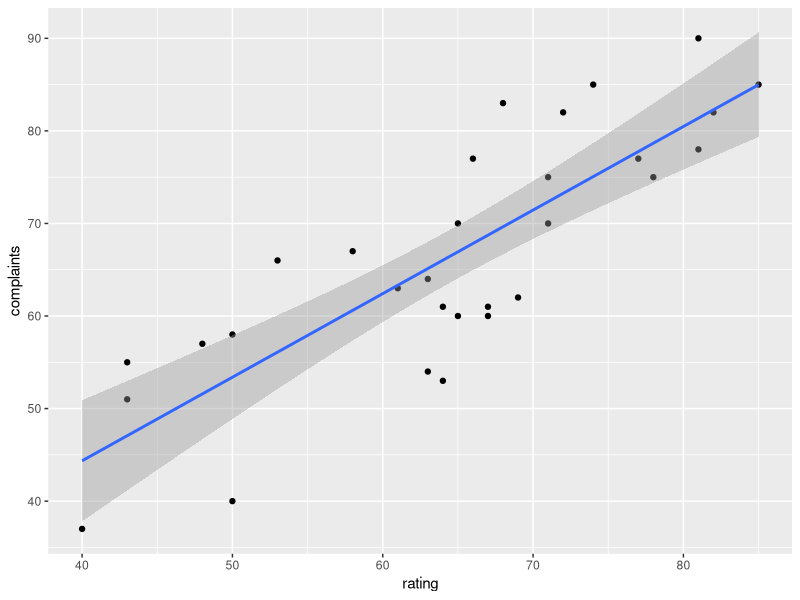
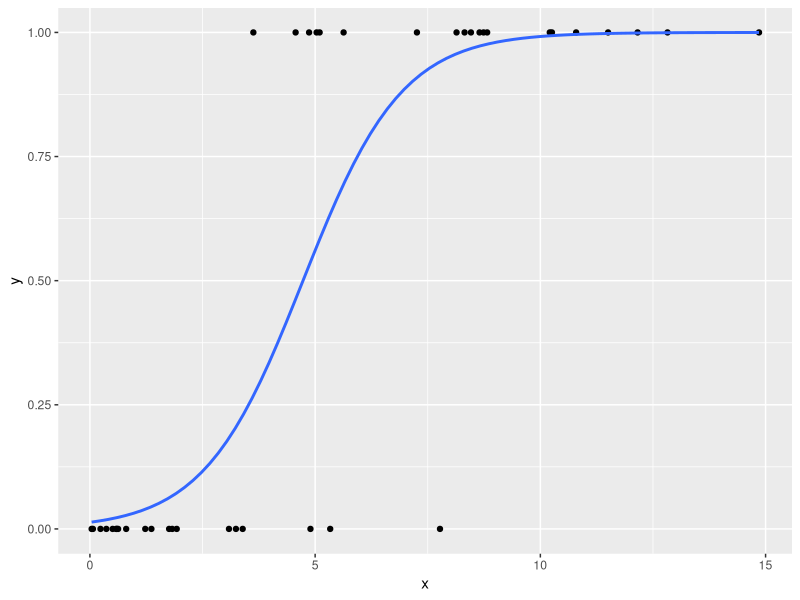

Write the R code that produced these figures, in order.
## ---- chunk 1
library(tidyverse)
library(datasets)
## ---- chunk 2
datasets::attitude
ggplot(attitude, aes(rating, complaints))+
  geom_point()+
  geom_smooth(method = 'lm')
## ---- chunk 3
set.seed(123)
df <- tibble(x = c(rchisq(20, 2),rchisq(20, 10)), y = rep(c(0,1), each=20))

ggplot(df, aes(x, y))+
  geom_point()+
  geom_smooth(method = "glm", 
    method.args = list(family = "binomial"), 
    se = FALSE)
## ---- chunk 4
iris
